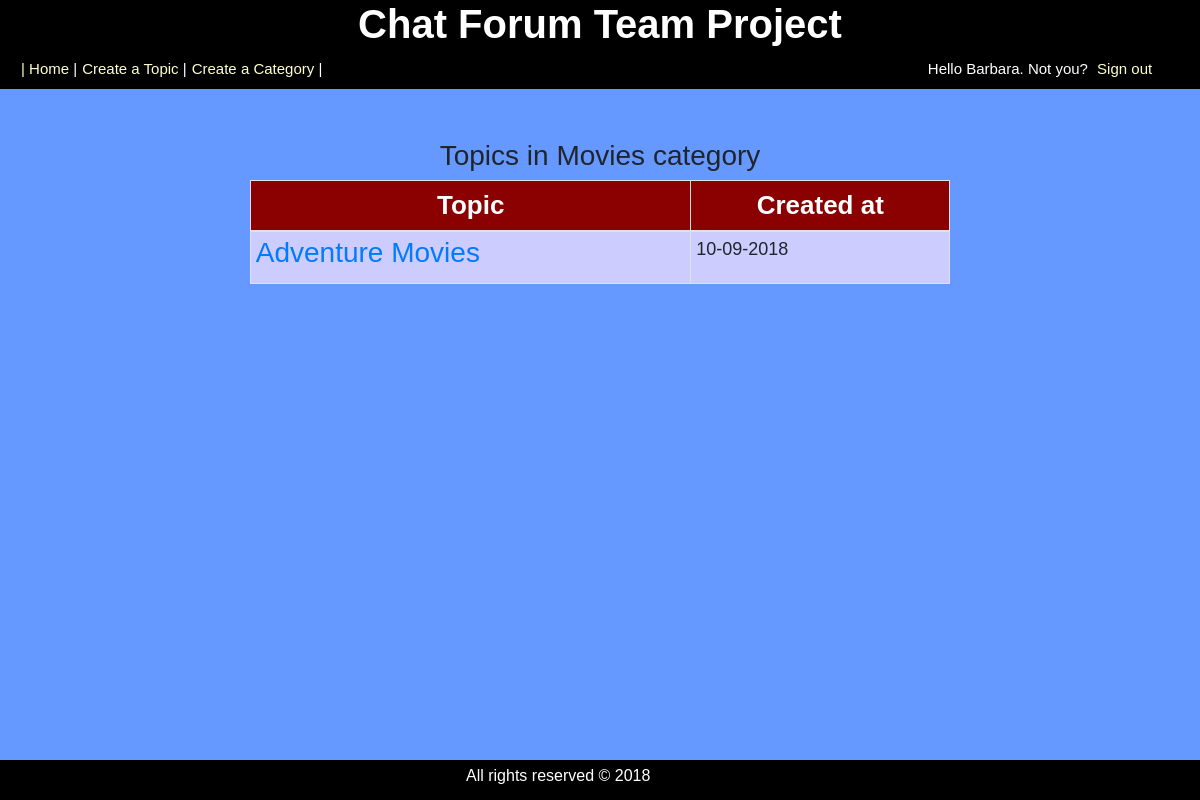
The page /category.php?id=2 (signed in) on the database its author committed.
### tables this page shows
CREATE TABLE `categories` (
  `cat_id` int(8) NOT NULL,
  `cat_name` varchar(255) NOT NULL,
  `cat_description` varchar(255) NOT NULL
);

CREATE TABLE `topics` (
  `topic_id` int(8) NOT NULL,
  `topic_subject` varchar(255) NOT NULL,
  `topic_date` datetime NOT NULL,
  `topic_cat` int(8) NOT NULL,
  `topic_by` int(8) NOT NULL
);

### category.php (the view)
<?php
include 'connect.php';
include 'header.php';
$sql = "SELECT
			cat_id,
			cat_name,
			cat_description
		FROM
			categories
		WHERE
			cat_id = " . mysqli_real_escape_string($connection,$_GET['id']);
$result = mysqli_query($connection,$sql);
if(!$result)
{
	echo 'The category could not be displayed, please try again later.' . mysqli_error($connection);
}
else
{
	if(mysqli_num_rows($result) == 0)
	{
		echo 'This category does not exist.';
	}
	else
	{
		while($row = mysqli_fetch_assoc($result))
		{
			echo '<h3 class="h3_align">Topics in ' . $row['cat_name'] . ' category</h3>';
		}
		$sql = "SELECT
					topic_id,
					topic_subject,
					topic_date,
					topic_cat
				FROM
					topics
				WHERE
					topic_cat = " . mysqli_real_escape_string($connection, $_GET['id']);
		$result = mysqli_query($connection, $sql);
		if(!$result)
		{
			echo 'The topics could not be displayed, please try again later.';
		}
		else
		{
			if(mysqli_num_rows($result) == 0)
			{
				echo 'There are no topics in this category yet.';
			}
			else
			{
				echo '<table class="table table-bordered table-sm table-hover center">
						<thead>
						  <tr>
							<th>Topic</th>
							<th>Created at</th>
						  </tr>
						  </thead>
						  <tbody>';
				while($row = mysqli_fetch_assoc($result))
				{
					echo '<tr>';
						echo '<td class="leftpart">';
							echo '<h3><a href="topic.php?id=' . $row['topic_id'] . '">' . $row['topic_subject'] . '</a><br /><h3>';
						echo '</td>';
						echo '<td class="rightpart">';
							echo date('d-m-Y', strtotime($row['topic_date']));
						echo '</td>';
					echo '</tr>';
				}
				echo '</tbody>';
				echo '</table>';
			}
		}
	}
}
include 'footer.php';
?>

### styles.css (style rules this page uses)
html { position: relative; min-height: 100%; }
body { text-align: center; }
.body_style { background-color: #6699ff !important; font-size: 15px; font-family:sans-serif; margin-bottom: 40px; }
.h3_align { text-align:center !important; }
a { text-decoration:none !important; }
table.center { margin-left:auto !important; margin-right:auto !important; border-collapse: collapse; width: 700px !important; }
th { background-color: darkred !important; color: white !important; font-size:26px; text-align:center; }
td { padding: 5px ; font-size:18px; background-color:#ccccff; }

### rows shown on the page
categories: cat_name "Movies"
topics: topic_subject "Adventure Movies", topic_date "10-09-2018"

### other values the page prints
$_SESSION['user_name'] "Barbara"
